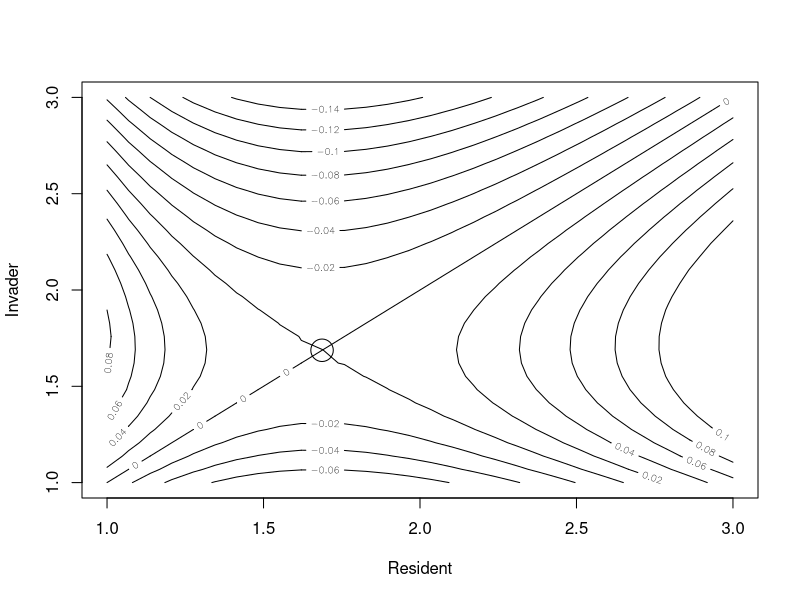

Reproduce this figure in R.
# using Fisherian optimization
rm(list=ls())

# using R0 as a fitness measure
rcalc = function(x) {
    af <- 0; bf <- 16; as <- 1; bs <- 0.5
    a <- af + bf*x
    b <- as + bs*x
    r0 <- a*exp(-b) / (1 - exp(-b))
    return(r0)
}

Result = optimize(f=rcalc, interval=c(0.1, 3), maximum=T)$maximum
print('Calculated')
print(Result)


# pairwise invasibility analysis

# using Leslie matrix
rm(list=ls())

leslie = function(x, maxage) {
    age <- seq(from=1, to=maxage)
    af <- 0; bf <- 16; as <- 1; bs <- 0.5
    m <- rep(af + bf*x, times=maxage)
    surv <- exp(-(as + bs*x) * age)
    age.surv <- matrix(0, maxage, 1)
    age.surv[1] = surv[1]
    for(i in 2:(maxage-1)) {
        age.surv[i] <- surv[i] / surv[i-1]
    }
    fertility <- m * age.surv # top row of leslie mat
    dummy <- matrix(0, maxage-1, maxage-1)
    diag(dummy) <- age.surv[1:(maxage-1)]
    leslie.mat <- matrix(0, maxage, maxage)
    leslie.mat[1,] <- fertility
    leslie.mat[2:maxage, 1:(maxage-1)] <- dummy
    return(leslie.mat)
}

dd = function(alpha, beta, fi, n) {
    fi*alpha*exp(-beta*n)
}

pop.dynamics = function(x) {
    x.resident <- x[1]
    x.invader <- x[2]
    alpha <- 1.0; beta <- 2*10^-5
    maxage <- 50
    resident.mat <- leslie(x.resident, maxage)
    invader.mat <- leslie(x.invader, maxage)
    f.resident <- resident.mat[1,]
    f.invader <- invader.mat[1,]

    n.resident <- matrix(0, maxage, 1) # pop size
    n.resident[1] <- 1
    for(i in 2:30) {
        n <- sum(n.resident)
        resident.mat[1,] <- dd(alpha, beta, f.resident, n)
        n.resident <- resident.mat %*% n.resident
    }
    # introduce invader
    pop.invader <- matrix(0, 100, 1)
    n.invader <- matrix(0, maxage, 1)
    n.invader[1] <- 1
    pop.invader[1,1] <- n.invader[1]
    for(i in 2:100) {
        n <- sum(n.resident) + sum(n.invader)
        resident.mat[1,] <- dd(alpha, beta, f.resident, n)
        n.resident <- resident.mat %*% n.resident
        invader.mat[1,] <- dd(alpha, beta, f.invader, n)
        n.invader <- invader.mat %*% n.invader
        pop.invader[i] <- sum(n.invader)
    }

    maxgen <- 100
    generation <- seq(from=1, to=maxgen)
    n.start <- 20
    # linear regression
    invasion.model <- lm(log(pop.invader[n.start:maxgen]) ~ generation[n.start:maxgen])
    # elasticity value = regression slope
    elasticity <- invasion.model$coeff[2]
    
    return(elasticity)
}

# execute Leslie
N1 = 30
X.Resident <- seq(from=1, to=3, length=N1)
X.Invader <- X.Resident
D <- expand.grid(X.Resident, X.Invader)
# generate values at combinations
Z <- apply(D, 1, pop.dynamics)
Z.Mat <- matrix(Z, N1, N1)

# contour plot
contour(X.Resident, X.Invader, Z.Mat, xlab="Resident", ylab="Invader")
points(1.68703, 1.68703, cex=3)
